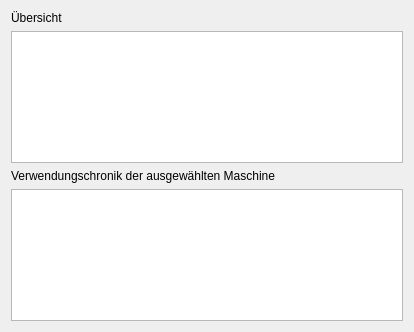
<?xml version="1.0" encoding="UTF-8"?>
<ui version="4.0">
 <class>MaschineWidget</class>
 <widget class="QWidget" name="MaschineWidget">
  <property name="geometry">
   <rect>
    <x>0</x>
    <y>0</y>
    <width>414</width>
    <height>332</height>
   </rect>
  </property>
  <property name="windowTitle">
   <string>Form</string>
  </property>
  <layout class="QVBoxLayout" name="verticalLayout">
   <item>
    <widget class="QLabel" name="label_11">
     <property name="text">
      <string>Übersicht</string>
     </property>
    </widget>
   </item>
   <item>
    <widget class="QTableView" name="tableMaschine"/>
   </item>
   <item>
    <widget class="QLabel" name="label_12">
     <property name="text">
      <string>Verwendungschronik der ausgewählten Maschine</string>
     </property>
    </widget>
   </item>
   <item>
    <widget class="QTableView" name="tableVerwendung"/>
   </item>
  </layout>
 </widget>
 <resources/>
 <connections/>
</ui>
